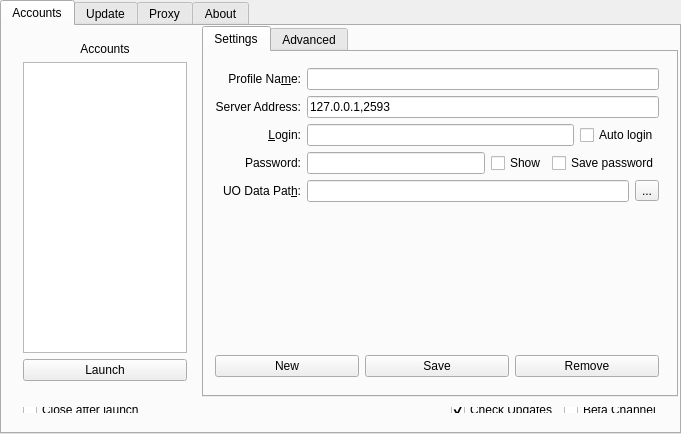
<?xml version="1.0" encoding="UTF-8"?>
<ui version="4.0">
 <class>LauncherWindow</class>
 <widget class="QMainWindow" name="LauncherWindow">
  <property name="geometry">
   <rect>
    <x>0</x>
    <y>0</y>
    <width>681</width>
    <height>434</height>
   </rect>
  </property>
  <property name="font">
   <font>
    <pointsize>10</pointsize>
   </font>
  </property>
  <property name="windowTitle">
   <string>X:UO launcher</string>
  </property>
  <property name="styleSheet">
   <string notr="true">QTabWidget::tab-bar {
    left: 0;
}</string>
  </property>
  <widget class="QWidget" name="centralWidget">
   <layout class="QGridLayout" name="gridLayout">
    <property name="leftMargin">
     <number>0</number>
    </property>
    <property name="topMargin">
     <number>0</number>
    </property>
    <property name="rightMargin">
     <number>0</number>
    </property>
    <property name="bottomMargin">
     <number>0</number>
    </property>
    <item row="0" column="0">
     <widget class="QTabWidget" name="tw_Main">
      <property name="enabled">
       <bool>true</bool>
      </property>
      <property name="currentIndex">
       <number>0</number>
      </property>
      <widget class="QWidget" name="tb_Server">
       <attribute name="title">
        <string>Accounts</string>
       </attribute>
       <widget class="QTabWidget" name="tw_Server">
        <property name="geometry">
         <rect>
          <x>200</x>
          <y>0</y>
          <width>476</width>
          <height>371</height>
         </rect>
        </property>
        <property name="currentIndex">
         <number>0</number>
        </property>
        <widget class="QWidget" name="tb_Config">
         <attribute name="title">
          <string>Settings</string>
         </attribute>
         <widget class="QWidget" name="layoutWidget">
          <property name="geometry">
           <rect>
            <x>0</x>
            <y>5</y>
            <width>466</width>
            <height>331</height>
           </rect>
          </property>
          <layout class="QVBoxLayout" name="verticalLayout_15">
           <item>
            <layout class="QHBoxLayout" name="horizontalLayout_12">
             <item>
              <layout class="QVBoxLayout" name="verticalLayout_7">
               <item>
                <widget class="QLabel" name="lb_profileName">
                 <property name="toolTip">
                  <string>Your profile name shown in the Accounts list</string>
                 </property>
                 <property name="layoutDirection">
                  <enum>Qt::LeftToRight</enum>
                 </property>
                 <property name="text">
                  <string>Profile Na&amp;me:</string>
                 </property>
                 <property name="alignment">
                  <set>Qt::AlignRight|Qt::AlignTrailing|Qt::AlignVCenter</set>
                 </property>
                 <property name="buddy">
                  <cstring>le_ProfileName</cstring>
                 </property>
                </widget>
               </item>
               <item>
                <widget class="QLabel" name="label_3">
                 <property name="toolTip">
                  <string>LoginServer adress</string>
                 </property>
                 <property name="text">
                  <string>Server Address:</string>
                 </property>
                 <property name="alignment">
                  <set>Qt::AlignRight|Qt::AlignTrailing|Qt::AlignVCenter</set>
                 </property>
                 <property name="buddy">
                  <cstring>le_ServerAddress</cstring>
                 </property>
                </widget>
               </item>
               <item>
                <widget class="QLabel" name="label_4">
                 <property name="toolTip">
                  <string>Your username</string>
                 </property>
                 <property name="text">
                  <string>&amp;Login:</string>
                 </property>
                 <property name="alignment">
                  <set>Qt::AlignRight|Qt::AlignTrailing|Qt::AlignVCenter</set>
                 </property>
                 <property name="buddy">
                  <cstring>le_ServerAccount</cstring>
                 </property>
                </widget>
               </item>
               <item>
                <widget class="QLabel" name="label_5">
                 <property name="toolTip">
                  <string>Password</string>
                 </property>
                 <property name="text">
                  <string>Password:</string>
                 </property>
                 <property name="alignment">
                  <set>Qt::AlignRight|Qt::AlignTrailing|Qt::AlignVCenter</set>
                 </property>
                 <property name="buddy">
                  <cstring>le_ServerPassword</cstring>
                 </property>
                </widget>
               </item>
               <item>
                <widget class="QLabel" name="lb_clientPath">
                 <property name="toolTip">
                  <string>Path where your Ultima Online data files are located</string>
                 </property>
                 <property name="text">
                  <string>UO Data Pat&amp;h:</string>
                 </property>
                 <property name="alignment">
                  <set>Qt::AlignRight|Qt::AlignTrailing|Qt::AlignVCenter</set>
                 </property>
                 <property name="buddy">
                  <cstring>le_ServerClientPath</cstring>
                 </property>
                </widget>
               </item>
              </layout>
             </item>
             <item>
              <layout class="QVBoxLayout" name="verticalLayout_8">
               <item>
                <widget class="QLineEdit" name="le_ProfileName">
                 <property name="text">
                  <string/>
                 </property>
                 <property name="maxLength">
                  <number>256</number>
                 </property>
                </widget>
               </item>
               <item>
                <widget class="QLineEdit" name="le_ServerAddress">
                 <property name="toolTip">
                  <string>&lt;html&gt;&lt;head/&gt;&lt;body&gt;&lt;p&gt;If empty, X:UO will use the address set in login.cfg found in the Client Path&lt;/p&gt;&lt;/body&gt;&lt;/html&gt;</string>
                 </property>
                 <property name="text">
                  <string>127.0.0.1,2593</string>
                 </property>
                 <property name="maxLength">
                  <number>256</number>
                 </property>
                </widget>
               </item>
               <item>
                <layout class="QHBoxLayout" name="horizontalLayout_9">
                 <item>
                  <widget class="QLineEdit" name="le_ServerAccount">
                   <property name="text">
                    <string/>
                   </property>
                   <property name="maxLength">
                    <number>30</number>
                   </property>
                  </widget>
                 </item>
                 <item>
                  <widget class="QCheckBox" name="cb_LaunchAutologin">
                   <property name="text">
                    <string>Auto login</string>
                   </property>
                  </widget>
                 </item>
                </layout>
               </item>
               <item>
                <layout class="QHBoxLayout" name="horizontalLayout_10">
                 <item>
                  <widget class="QLineEdit" name="le_ServerPassword">
                   <property name="maxLength">
                    <number>30</number>
                   </property>
                   <property name="echoMode">
                    <enum>QLineEdit::Password</enum>
                   </property>
                  </widget>
                 </item>
                 <item>
                  <widget class="QCheckBox" name="cb_ServerShowPassword">
                   <property name="text">
                    <string>Show</string>
                   </property>
                  </widget>
                 </item>
                 <item>
                  <widget class="QCheckBox" name="cb_LaunchSavePassword">
                   <property name="text">
                    <string>Save password</string>
                   </property>
                  </widget>
                 </item>
                </layout>
               </item>
               <item>
                <layout class="QHBoxLayout" name="horizontalLayout_11">
                 <item>
                  <widget class="QLineEdit" name="le_ServerClientPath">
                   <property name="text">
                    <string/>
                   </property>
                   <property name="maxLength">
                    <number>256</number>
                   </property>
                  </widget>
                 </item>
                 <item>
                  <widget class="QToolButton" name="tb_SetClientPath">
                   <property name="text">
                    <string>...</string>
                   </property>
                  </widget>
                 </item>
                </layout>
               </item>
              </layout>
             </item>
            </layout>
           </item>
           <item>
            <spacer name="verticalSpacer_2">
             <property name="orientation">
              <enum>Qt::Vertical</enum>
             </property>
             <property name="sizeHint" stdset="0">
              <size>
               <width>20</width>
               <height>40</height>
              </size>
             </property>
            </spacer>
           </item>
           <item>
            <layout class="QHBoxLayout" name="horizontalLayout_8">
             <item>
              <widget class="QPushButton" name="pb_ServerAdd">
               <property name="text">
                <string>New</string>
               </property>
              </widget>
             </item>
             <item>
              <widget class="QPushButton" name="pb_ServerSave">
               <property name="text">
                <string>Save</string>
               </property>
              </widget>
             </item>
             <item>
              <widget class="QPushButton" name="pb_ServerRemove">
               <property name="text">
                <string>Remove</string>
               </property>
              </widget>
             </item>
            </layout>
           </item>
          </layout>
         </widget>
        </widget>
        <widget class="QWidget" name="tb_Launcher">
         <attribute name="title">
          <string>Advanced</string>
         </attribute>
         <widget class="QWidget" name="layoutWidget1">
          <property name="geometry">
           <rect>
            <x>0</x>
            <y>5</y>
            <width>466</width>
            <height>331</height>
           </rect>
          </property>
          <layout class="QVBoxLayout" name="verticalLayout_5">
           <item>
            <layout class="QHBoxLayout" name="horizontalLayout_4">
             <item>
              <layout class="QVBoxLayout" name="verticalLayout">
               <item>
                <widget class="QLabel" name="label_18">
                 <property name="toolTip">
                  <string>Character Name to use with fast login</string>
                 </property>
                 <property name="text">
                  <string>Use C&amp;haracter:</string>
                 </property>
                 <property name="alignment">
                  <set>Qt::AlignRight|Qt::AlignTrailing|Qt::AlignVCenter</set>
                 </property>
                 <property name="buddy">
                  <cstring>le_ServerCharacter</cstring>
                 </property>
                </widget>
               </item>
               <item>
                <widget class="QLabel" name="label_21">
                 <property name="toolTip">
                  <string>Client version for the server you want to reach</string>
                 </property>
                 <property name="text">
                  <string>Client Version:</string>
                 </property>
                 <property name="alignment">
                  <set>Qt::AlignRight|Qt::AlignTrailing|Qt::AlignVCenter</set>
                 </property>
                 <property name="buddy">
                  <cstring>le_ServerClientVersion</cstring>
                 </property>
                </widget>
               </item>
               <item>
                <widget class="QLabel" name="label_23">
                 <property name="toolTip">
                  <string>Ultima Online client expansion (let auto if not sure)</string>
                 </property>
                 <property name="text">
                  <string>Client Type:</string>
                 </property>
                 <property name="alignment">
                  <set>Qt::AlignRight|Qt::AlignTrailing|Qt::AlignVCenter</set>
                 </property>
                 <property name="buddy">
                  <cstring>cb_ServerClientType</cstring>
                 </property>
                </widget>
               </item>
               <item>
                <widget class="QLabel" name="label_13">
                 <property name="toolTip">
                  <string>Path where to store the X:UO Suite (client, assistant, etc.)</string>
                 </property>
                 <property name="text">
                  <string>X:UO Folder:</string>
                 </property>
                 <property name="alignment">
                  <set>Qt::AlignRight|Qt::AlignTrailing|Qt::AlignVCenter</set>
                 </property>
                 <property name="buddy">
                  <cstring>cb_XuoPath</cstring>
                 </property>
                </widget>
               </item>
              </layout>
             </item>
             <item>
              <layout class="QVBoxLayout" name="verticalLayout_2">
               <item>
                <layout class="QHBoxLayout" name="horizontalLayout">
                 <item>
                  <widget class="QLineEdit" name="le_ServerCharacter">
                   <property name="text">
                    <string/>
                   </property>
                   <property name="maxLength">
                    <number>30</number>
                   </property>
                  </widget>
                 </item>
                 <item>
                  <widget class="QCheckBox" name="cb_LaunchFastLogin">
                   <property name="text">
                    <string>Fast login</string>
                   </property>
                  </widget>
                 </item>
                </layout>
               </item>
               <item>
                <layout class="QHBoxLayout" name="horizontalLayout_2">
                 <item>
                  <widget class="QLineEdit" name="le_ServerClientVersion">
                   <property name="toolTip">
                    <string/>
                   </property>
                   <property name="text">
                    <string>7.0.45.0</string>
                   </property>
                   <property name="maxLength">
                    <number>30</number>
                   </property>
                  </widget>
                 </item>
                 <item>
                  <widget class="QLabel" name="label_24">
                   <property name="toolTip">
                    <string>Some servers uses different protocol version. If unsure, let it empty)</string>
                   </property>
                   <property name="text">
                    <string>Protocol Version:</string>
                   </property>
                   <property name="alignment">
                    <set>Qt::AlignRight|Qt::AlignTrailing|Qt::AlignVCenter</set>
                   </property>
                   <property name="buddy">
                    <cstring>le_ServerClientVersion_2</cstring>
                   </property>
                  </widget>
                 </item>
                 <item>
                  <widget class="QLineEdit" name="le_ServerClientVersion_2">
                   <property name="toolTip">
                    <string/>
                   </property>
                   <property name="text">
                    <string/>
                   </property>
                   <property name="maxLength">
                    <number>30</number>
                   </property>
                  </widget>
                 </item>
                 <item>
                  <widget class="QCheckBox" name="cb_ServerUseCrypt">
                   <property name="toolTip">
                    <string> Use an encrypted client (ex. Sphere or OSI need this)</string>
                   </property>
                   <property name="text">
                    <string>Use Crypt</string>
                   </property>
                  </widget>
                 </item>
                </layout>
               </item>
               <item>
                <widget class="QComboBox" name="cb_ServerClientType">
                 <item>
                  <property name="text">
                   <string>Automatic</string>
                  </property>
                 </item>
                 <item>
                  <property name="text">
                   <string>The Second Age (T2A)</string>
                  </property>
                 </item>
                 <item>
                  <property name="text">
                   <string>Renaissance (RE)</string>
                  </property>
                 </item>
                 <item>
                  <property name="text">
                   <string>Third Dawn (TD)</string>
                  </property>
                 </item>
                 <item>
                  <property name="text">
                   <string>Lord Blackthorn's Revenge (LBR)</string>
                  </property>
                 </item>
                 <item>
                  <property name="text">
                   <string>Age Of Shadows (AOS)</string>
                  </property>
                 </item>
                 <item>
                  <property name="text">
                   <string>Samurai Empire (SE)</string>
                  </property>
                 </item>
                 <item>
                  <property name="text">
                   <string>Stygian Abyss (SA)</string>
                  </property>
                 </item>
                </widget>
               </item>
               <item>
                <layout class="QHBoxLayout" name="horizontalLayout_3">
                 <item>
                  <widget class="QComboBox" name="cb_XuoPath"/>
                 </item>
                 <item>
                  <widget class="QToolButton" name="tb_SetXuoPath">
                   <property name="text">
                    <string>...</string>
                   </property>
                  </widget>
                 </item>
                </layout>
               </item>
              </layout>
             </item>
            </layout>
           </item>
           <item>
            <layout class="QVBoxLayout" name="verticalLayout_3">
             <item>
              <layout class="QHBoxLayout" name="horizontalLayout_5">
               <item>
                <widget class="QCheckBox" name="cb_LaunchSaveAero">
                 <property name="toolTip">
                  <string/>
                 </property>
                 <property name="text">
                  <string>Save aero (for assistant)</string>
                 </property>
                </widget>
               </item>
              </layout>
             </item>
             <item>
              <widget class="QCheckBox" name="cb_LaunchRunUOAM">
               <property name="text">
                <string>Run UOAM (UODir/Map/EnhancedMap.exe)</string>
               </property>
              </widget>
             </item>
            </layout>
           </item>
           <item>
            <layout class="QVBoxLayout" name="verticalLayout_4">
             <item>
              <spacer name="verticalSpacer">
               <property name="orientation">
                <enum>Qt::Vertical</enum>
               </property>
               <property name="sizeHint" stdset="0">
                <size>
                 <width>20</width>
                 <height>40</height>
                </size>
               </property>
              </spacer>
             </item>
             <item>
              <widget class="QLabel" name="label_12">
               <property name="toolTip">
                <string>Arguments to pass to CrossUO client</string>
               </property>
               <property name="text">
                <string>Command line:</string>
               </property>
               <property name="buddy">
                <cstring>le_CommandLine</cstring>
               </property>
              </widget>
             </item>
             <item>
              <widget class="QLineEdit" name="le_CommandLine">
               <property name="toolTip">
                <string>Arguments to pass to Cross client</string>
               </property>
              </widget>
             </item>
             <item>
              <layout class="QHBoxLayout" name="horizontalLayout_6">
               <item>
                <widget class="QCheckBox" name="cb_ServerUseProxy">
                 <property name="text">
                  <string>Use proxy</string>
                 </property>
                </widget>
               </item>
               <item>
                <widget class="QComboBox" name="cb_ServerProxy"/>
               </item>
              </layout>
             </item>
            </layout>
           </item>
          </layout>
         </widget>
        </widget>
       </widget>
       <widget class="QWidget" name="layoutWidget2">
        <property name="geometry">
         <rect>
          <x>10</x>
          <y>370</y>
          <width>661</width>
          <height>28</height>
         </rect>
        </property>
        <layout class="QHBoxLayout" name="horizontalLayout_7">
         <item>
          <widget class="QCheckBox" name="cb_LaunchCloseAfterLaunch">
           <property name="toolTip">
            <string>Close X:UO Launcher after launching the game</string>
           </property>
           <property name="text">
            <string>Close after launch</string>
           </property>
          </widget>
         </item>
         <item>
          <spacer name="horizontalSpacer">
           <property name="orientation">
            <enum>Qt::Horizontal</enum>
           </property>
           <property name="sizeHint" stdset="0">
            <size>
             <width>40</width>
             <height>20</height>
            </size>
           </property>
          </spacer>
         </item>
         <item>
          <widget class="QCheckBox" name="cb_CheckUpdates">
           <property name="toolTip">
            <string>Automatically check for updates on start</string>
           </property>
           <property name="text">
            <string>Check Updates</string>
           </property>
           <property name="checked">
            <bool>true</bool>
           </property>
          </widget>
         </item>
         <item>
          <widget class="QCheckBox" name="cb_Beta">
           <property name="toolTip">
            <string>Use Beta Channel for testing preview releases and help us</string>
           </property>
           <property name="text">
            <string>Beta Channel</string>
           </property>
          </widget>
         </item>
        </layout>
       </widget>
       <widget class="QWidget" name="layoutWidget3">
        <property name="geometry">
         <rect>
          <x>10</x>
          <y>5</y>
          <width>186</width>
          <height>361</height>
         </rect>
        </property>
        <layout class="QVBoxLayout" name="verticalLayout_6">
         <item>
          <widget class="QLabel" name="label">
           <property name="text">
            <string>Accounts</string>
           </property>
           <property name="alignment">
            <set>Qt::AlignCenter</set>
           </property>
           <property name="buddy">
            <cstring>lw_ProfileList</cstring>
           </property>
          </widget>
         </item>
         <item>
          <widget class="QListWidget" name="lw_ProfileList">
           <property name="dragDropMode">
            <enum>QAbstractItemView::DragDrop</enum>
           </property>
           <property name="defaultDropAction">
            <enum>Qt::MoveAction</enum>
           </property>
          </widget>
         </item>
         <item>
          <widget class="QPushButton" name="pb_Launch">
           <property name="enabled">
            <bool>true</bool>
           </property>
           <property name="text">
            <string>Launch</string>
           </property>
          </widget>
         </item>
        </layout>
       </widget>
      </widget>
      <widget class="QWidget" name="tb_Update">
       <attribute name="title">
        <string>Update</string>
       </attribute>
       <widget class="Line" name="line">
        <property name="geometry">
         <rect>
          <x>310</x>
          <y>25</y>
          <width>20</width>
          <height>331</height>
         </rect>
        </property>
        <property name="orientation">
         <enum>Qt::Vertical</enum>
        </property>
       </widget>
       <widget class="QWidget" name="layoutWidget4">
        <property name="geometry">
         <rect>
          <x>10</x>
          <y>365</y>
          <width>661</width>
          <height>32</height>
         </rect>
        </property>
        <layout class="QHBoxLayout" name="horizontalLayout_13">
         <item>
          <widget class="QPushButton" name="pb_CheckUpdates">
           <property name="text">
            <string>Check New Versions</string>
           </property>
          </widget>
         </item>
         <item>
          <widget class="QPushButton" name="pb_ApplyUpdates">
           <property name="text">
            <string>Apply Updates</string>
           </property>
          </widget>
         </item>
         <item>
          <widget class="QPushButton" name="pb_ShowChangelog">
           <property name="text">
            <string>Show Changelog</string>
           </property>
          </widget>
         </item>
         <item>
          <widget class="QPushButton" name="pb_RestoreSelectedVersion">
           <property name="text">
            <string>Use Selected Version</string>
           </property>
          </widget>
         </item>
        </layout>
       </widget>
       <widget class="QWidget" name="layoutWidget5">
        <property name="geometry">
         <rect>
          <x>10</x>
          <y>10</y>
          <width>306</width>
          <height>351</height>
         </rect>
        </property>
        <layout class="QVBoxLayout" name="verticalLayout_9">
         <item>
          <widget class="QLabel" name="label_16">
           <property name="text">
            <string>Available Updates</string>
           </property>
           <property name="alignment">
            <set>Qt::AlignCenter</set>
           </property>
           <property name="buddy">
            <cstring>lw_AvailableUpdates</cstring>
           </property>
          </widget>
         </item>
         <item>
          <widget class="QListWidget" name="lw_AvailableUpdates"/>
         </item>
         <item>
          <widget class="QProgressBar" name="pb_UpdateProgress">
           <property name="value">
            <number>0</number>
           </property>
          </widget>
         </item>
        </layout>
       </widget>
       <widget class="QWidget" name="layoutWidget6">
        <property name="geometry">
         <rect>
          <x>330</x>
          <y>10</y>
          <width>341</width>
          <height>351</height>
         </rect>
        </property>
        <layout class="QVBoxLayout" name="verticalLayout_10">
         <item>
          <widget class="QLabel" name="label_17">
           <property name="text">
            <string>Pac&amp;kages / Versions</string>
           </property>
           <property name="alignment">
            <set>Qt::AlignCenter</set>
           </property>
           <property name="buddy">
            <cstring>lw_Packages</cstring>
           </property>
          </widget>
         </item>
         <item>
          <widget class="QListWidget" name="lw_Packages"/>
         </item>
        </layout>
       </widget>
      </widget>
      <widget class="QWidget" name="tb_Proxy">
       <attribute name="title">
        <string>Proxy</string>
       </attribute>
       <widget class="QGroupBox" name="gb_ProxySocks5">
        <property name="geometry">
         <rect>
          <x>285</x>
          <y>105</y>
          <width>386</width>
          <height>126</height>
         </rect>
        </property>
        <property name="title">
         <string>SOC&amp;KS5 (with authorization)</string>
        </property>
        <property name="checkable">
         <bool>true</bool>
        </property>
        <property name="checked">
         <bool>false</bool>
        </property>
        <widget class="QLabel" name="label_10">
         <property name="geometry">
          <rect>
           <x>10</x>
           <y>32</y>
           <width>61</width>
           <height>16</height>
          </rect>
         </property>
         <property name="text">
          <string>Account:</string>
         </property>
         <property name="buddy">
          <cstring>le_ProxyAccount</cstring>
         </property>
        </widget>
        <widget class="QLabel" name="label_11">
         <property name="geometry">
          <rect>
           <x>10</x>
           <y>62</y>
           <width>71</width>
           <height>16</height>
          </rect>
         </property>
         <property name="text">
          <string>Password:</string>
         </property>
         <property name="buddy">
          <cstring>le_ProxyPassword</cstring>
         </property>
        </widget>
        <widget class="QLineEdit" name="le_ProxyAccount">
         <property name="geometry">
          <rect>
           <x>80</x>
           <y>30</y>
           <width>231</width>
           <height>20</height>
          </rect>
         </property>
         <property name="maxLength">
          <number>30</number>
         </property>
        </widget>
        <widget class="QLineEdit" name="le_ProxyPassword">
         <property name="geometry">
          <rect>
           <x>80</x>
           <y>60</y>
           <width>231</width>
           <height>20</height>
          </rect>
         </property>
         <property name="maxLength">
          <number>30</number>
         </property>
         <property name="echoMode">
          <enum>QLineEdit::Password</enum>
         </property>
        </widget>
        <widget class="QCheckBox" name="cb_ProxyShowPassword">
         <property name="geometry">
          <rect>
           <x>80</x>
           <y>90</y>
           <width>130</width>
           <height>17</height>
          </rect>
         </property>
         <property name="text">
          <string>Show password</string>
         </property>
        </widget>
       </widget>
       <widget class="QWidget" name="layoutWidget7">
        <property name="geometry">
         <rect>
          <x>10</x>
          <y>10</y>
          <width>266</width>
          <height>381</height>
         </rect>
        </property>
        <layout class="QVBoxLayout" name="verticalLayout_11">
         <item>
          <widget class="QLabel" name="label_6">
           <property name="text">
            <string>Proxy Server List</string>
           </property>
           <property name="alignment">
            <set>Qt::AlignCenter</set>
           </property>
           <property name="buddy">
            <cstring>lw_ProxyList</cstring>
           </property>
          </widget>
         </item>
         <item>
          <widget class="QListWidget" name="lw_ProxyList">
           <property name="dragDropMode">
            <enum>QAbstractItemView::DragDrop</enum>
           </property>
           <property name="defaultDropAction">
            <enum>Qt::MoveAction</enum>
           </property>
          </widget>
         </item>
        </layout>
       </widget>
       <widget class="QWidget" name="layoutWidget8">
        <property name="geometry">
         <rect>
          <x>285</x>
          <y>28</y>
          <width>386</width>
          <height>68</height>
         </rect>
        </property>
        <layout class="QHBoxLayout" name="horizontalLayout_15">
         <item>
          <layout class="QVBoxLayout" name="verticalLayout_12">
           <item>
            <widget class="QLabel" name="label_7">
             <property name="text">
              <string>Na&amp;me:</string>
             </property>
             <property name="alignment">
              <set>Qt::AlignRight|Qt::AlignTrailing|Qt::AlignVCenter</set>
             </property>
             <property name="buddy">
              <cstring>le_ProxyName</cstring>
             </property>
            </widget>
           </item>
           <item>
            <widget class="QLabel" name="label_8">
             <property name="text">
              <string>Address:</string>
             </property>
             <property name="alignment">
              <set>Qt::AlignRight|Qt::AlignTrailing|Qt::AlignVCenter</set>
             </property>
             <property name="buddy">
              <cstring>le_ProxyAddress</cstring>
             </property>
            </widget>
           </item>
          </layout>
         </item>
         <item>
          <layout class="QVBoxLayout" name="verticalLayout_13">
           <item>
            <widget class="QLineEdit" name="le_ProxyName"/>
           </item>
           <item>
            <layout class="QHBoxLayout" name="horizontalLayout_14">
             <item>
              <widget class="QLineEdit" name="le_ProxyAddress"/>
             </item>
             <item>
              <widget class="QLabel" name="label_9">
               <property name="text">
                <string>Port:</string>
               </property>
               <property name="buddy">
                <cstring>le_ProxyPort</cstring>
               </property>
              </widget>
             </item>
             <item>
              <widget class="QLineEdit" name="le_ProxyPort">
               <property name="maxLength">
                <number>5</number>
               </property>
              </widget>
             </item>
            </layout>
           </item>
          </layout>
         </item>
        </layout>
       </widget>
       <widget class="QWidget" name="layoutWidget9">
        <property name="geometry">
         <rect>
          <x>285</x>
          <y>240</y>
          <width>386</width>
          <height>32</height>
         </rect>
        </property>
        <layout class="QHBoxLayout" name="horizontalLayout_16">
         <item>
          <widget class="QPushButton" name="pb_ProxyAdd">
           <property name="text">
            <string>Add New</string>
           </property>
          </widget>
         </item>
         <item>
          <widget class="QPushButton" name="pb_ProxySave">
           <property name="text">
            <string>Save</string>
           </property>
          </widget>
         </item>
         <item>
          <spacer name="horizontalSpacer_2">
           <property name="orientation">
            <enum>Qt::Horizontal</enum>
           </property>
           <property name="sizeHint" stdset="0">
            <size>
             <width>40</width>
             <height>20</height>
            </size>
           </property>
          </spacer>
         </item>
         <item>
          <widget class="QPushButton" name="pb_ProxyRemove">
           <property name="text">
            <string>Remove</string>
           </property>
          </widget>
         </item>
        </layout>
       </widget>
      </widget>
      <widget class="QWidget" name="tb_About">
       <attribute name="title">
        <string>About</string>
       </attribute>
       <widget class="QWidget" name="layoutWidget10">
        <property name="geometry">
         <rect>
          <x>10</x>
          <y>5</y>
          <width>661</width>
          <height>391</height>
         </rect>
        </property>
        <layout class="QHBoxLayout" name="horizontalLayout_17">
         <item>
          <layout class="QVBoxLayout" name="verticalLayout_14">
           <item>
            <widget class="QLabel" name="label_14">
             <property name="text">
              <string/>
             </property>
             <property name="pixmap">
              <pixmap resource="res.qrc">:/qt/etc/XUO.png</pixmap>
             </property>
            </widget>
           </item>
           <item>
            <widget class="QPushButton" name="pb_Github">
             <property name="text">
              <string>GitHub</string>
             </property>
            </widget>
           </item>
           <item>
            <widget class="QPushButton" name="pb_Website">
             <property name="text">
              <string>WebSite</string>
             </property>
            </widget>
           </item>
           <item>
            <widget class="QPushButton" name="pb_Discord">
             <property name="text">
              <string>Discord</string>
             </property>
            </widget>
           </item>
           <item>
            <widget class="QPushButton" name="pb_TeamMember">
             <property name="text">
              <string>Team Members</string>
             </property>
            </widget>
           </item>
          </layout>
         </item>
         <item>
          <widget class="QTextBrowser" name="textBrowser">
           <property name="html">
            <string>&lt;!DOCTYPE HTML PUBLIC &quot;-//W3C//DTD HTML 4.0//EN&quot; &quot;http://www.w3.org/TR/REC-html40/strict.dtd&quot;&gt;
&lt;html&gt;&lt;head&gt;&lt;meta name=&quot;qrichtext&quot; content=&quot;1&quot; /&gt;&lt;style type=&quot;text/css&quot;&gt;
p, li { white-space: pre-wrap; }
&lt;/style&gt;&lt;/head&gt;&lt;body style=&quot; font-family:'Noto Sans'; font-size:10pt; font-weight:400; font-style:normal;&quot;&gt;
&lt;p style=&quot; margin-top:0px; margin-bottom:0px; margin-left:0px; margin-right:0px; -qt-block-indent:0; text-indent:0px;&quot;&gt;&lt;span style=&quot; font-family:'.SF NS Text'; font-size:13pt;&quot;&gt;      &lt;/span&gt;&lt;/p&gt;
&lt;p style=&quot; margin-top:0px; margin-bottom:0px; margin-left:0px; margin-right:0px; -qt-block-indent:0; text-indent:0px;&quot;&gt;&lt;span style=&quot; font-family:'.SF NS Text'; font-size:13pt;&quot;&gt;      &lt;/span&gt;&lt;/p&gt;
&lt;p align=&quot;center&quot; style=&quot; margin-top:12px; margin-bottom:12px; margin-left:0px; margin-right:0px; -qt-block-indent:0; text-indent:0px;&quot;&gt;&lt;span style=&quot; font-family:'.SF NS Text'; font-size:13pt; font-weight:600;&quot;&gt;CrossUO&lt;/span&gt;&lt;span style=&quot; font-family:'.SF NS Text'; font-size:13pt;&quot;&gt; &lt;br /&gt;Welcome to CrossUO, the very first Ultima Online client with &lt;/span&gt;&lt;span style=&quot; font-family:'.SF NS Text'; font-size:13pt; font-weight:600;&quot;&gt;real native multiplatform support&lt;/span&gt;&lt;span style=&quot; font-family:'.SF NS Text'; font-size:13pt;&quot;&gt;.   &lt;/span&gt;&lt;/p&gt;&lt;/body&gt;&lt;/html&gt;</string>
           </property>
          </widget>
         </item>
        </layout>
       </widget>
      </widget>
     </widget>
    </item>
   </layout>
  </widget>
 </widget>
 <layoutdefault spacing="6" margin="11"/>
 <tabstops>
  <tabstop>tw_Main</tabstop>
  <tabstop>lw_ProfileList</tabstop>
  <tabstop>pb_Launch</tabstop>
  <tabstop>cb_LaunchCloseAfterLaunch</tabstop>
  <tabstop>tw_Server</tabstop>
  <tabstop>le_ProfileName</tabstop>
  <tabstop>le_ServerAddress</tabstop>
  <tabstop>le_ServerAccount</tabstop>
  <tabstop>cb_LaunchAutologin</tabstop>
  <tabstop>le_ServerPassword</tabstop>
  <tabstop>cb_ServerShowPassword</tabstop>
  <tabstop>cb_LaunchSavePassword</tabstop>
  <tabstop>le_ServerClientPath</tabstop>
  <tabstop>tb_SetClientPath</tabstop>
  <tabstop>pb_ServerAdd</tabstop>
  <tabstop>pb_ServerSave</tabstop>
  <tabstop>pb_ServerRemove</tabstop>
  <tabstop>cb_CheckUpdates</tabstop>
  <tabstop>cb_Beta</tabstop>
  <tabstop>le_ServerCharacter</tabstop>
  <tabstop>cb_LaunchFastLogin</tabstop>
  <tabstop>le_ServerClientVersion</tabstop>
  <tabstop>le_ServerClientVersion_2</tabstop>
  <tabstop>cb_ServerUseCrypt</tabstop>
  <tabstop>cb_ServerClientType</tabstop>
  <tabstop>cb_XuoPath</tabstop>
  <tabstop>tb_SetXuoPath</tabstop>
  <tabstop>cb_LaunchSaveAero</tabstop>
  <tabstop>cb_LaunchRunUOAM</tabstop>
  <tabstop>le_CommandLine</tabstop>
  <tabstop>cb_ServerUseProxy</tabstop>
  <tabstop>cb_ServerProxy</tabstop>
  <tabstop>lw_AvailableUpdates</tabstop>
  <tabstop>lw_Packages</tabstop>
  <tabstop>pb_CheckUpdates</tabstop>
  <tabstop>pb_ApplyUpdates</tabstop>
  <tabstop>pb_ShowChangelog</tabstop>
  <tabstop>pb_RestoreSelectedVersion</tabstop>
  <tabstop>lw_ProxyList</tabstop>
  <tabstop>le_ProxyName</tabstop>
  <tabstop>le_ProxyAddress</tabstop>
  <tabstop>le_ProxyPort</tabstop>
  <tabstop>gb_ProxySocks5</tabstop>
  <tabstop>le_ProxyAccount</tabstop>
  <tabstop>le_ProxyPassword</tabstop>
  <tabstop>cb_ProxyShowPassword</tabstop>
  <tabstop>pb_ProxyAdd</tabstop>
  <tabstop>pb_ProxySave</tabstop>
  <tabstop>pb_ProxyRemove</tabstop>
  <tabstop>pb_Github</tabstop>
  <tabstop>pb_Website</tabstop>
  <tabstop>pb_Discord</tabstop>
  <tabstop>pb_TeamMember</tabstop>
  <tabstop>textBrowser</tabstop>
 </tabstops>
 <resources>
  <include location="res.qrc"/>
 </resources>
 <connections/>
 <designerdata>
  <property name="gridDeltaX">
   <number>5</number>
  </property>
  <property name="gridDeltaY">
   <number>5</number>
  </property>
  <property name="gridSnapX">
   <bool>true</bool>
  </property>
  <property name="gridSnapY">
   <bool>true</bool>
  </property>
  <property name="gridVisible">
   <bool>true</bool>
  </property>
 </designerdata>
</ui>
